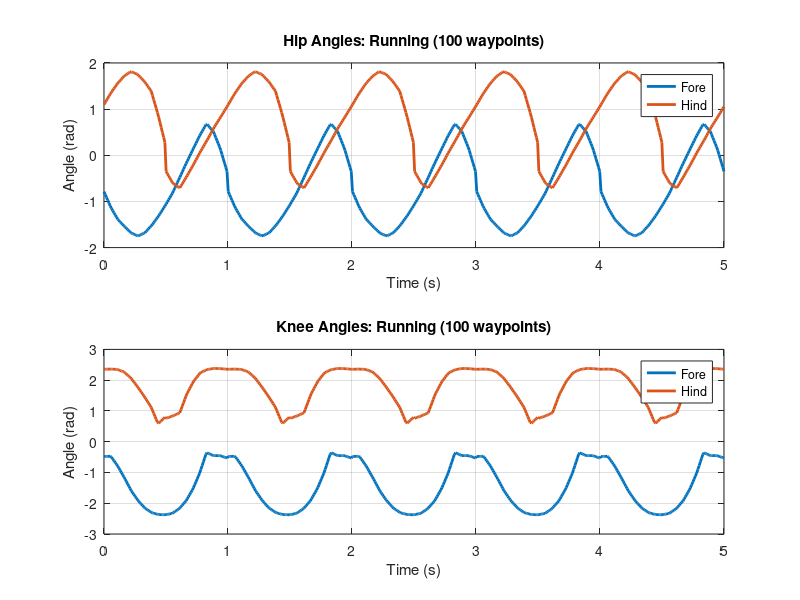

The MATLAB script that drew this image:
% data from https://www.sciencedirect.com/science/article/pii/S2667379721000334#appA
%clc,clear

% Parameters
n = 100;                  % Interpolation points per gait
tt = 5;                   % Total time for the motion (seconds)
t_stationary = 0;          % Time at the start where the robot is stationary (seconds)
steps = 5;                % Total number of steps
t_gait = (tt - t_stationary) / steps; % Period for each gait cycle (seconds)
phase_offset=0.5;
% Fore leg joint angles (19 moments)
fore_leg_data = [
    -135.15, 27.49, -11.49;
    -154.67, 27.08, -31.33;
    -169.29, 45.25, -51.57;
    -178.41, 67.56, -72.61;
    -186.48, 91.50, -89.01;
    -190.26, 109.99, -100.40;
    -186.05, 123.83, -112.25;
    -176.81, 132.31, -119.91;
    -165.18, 135.66, -123.72;
    -151.81, 136.11, -123.09;
    -137.32, 133.38, -116.44;
    -119.06, 124.79, -99.55;
    -100.48, 110.35, -75.98;
    -82.99, 88.28, -35.06;
    -65.69, 58.51, 1.27;
    -50.75, 20.04, 15.72;
    -60.38, 25.94, 7.80;
    -81.39, 25.95, 4.50;
    -110.00, 30.51, -2.64
];

% Hind leg joint angles (19 moments)
hind_leg_data = [
    -110.07, -43.59, 39.35;
    -125.11, -48.07, 36.26;
    -130.46, -53.90, 29.53;
    -116.37, -88.06, 31.88;
    -101.57, -112.11, 38.27;
    -85.76, -128.43, 67.40;
    -71.20, -134.32, 85.82;
    -55.72, -136.46, 99.24;
    -42.22, -135.97, 113.11;
    -28.40, -134.84, 126.60;
    -13.99, -135.23, 127.85;
    -1.54, -134.67, 118.17;
    7.99, -130.12, 106.86;
    13.94, -118.94, 92.70;
    10.52, -102.23, 80.91;
    1.70, -84.00, 68.78;
    -10.28, -64.01, 52.58;
    -39.60, -33.34, 35.47;
    -73.93, -45.34, 49.04
];

% Interpolation for trajectories
original_points = linspace(0, 1, 19); % Original moments
interpolated_points = linspace(0, 1, n);

% Fore leg interpolation
fore_hip = interp1(original_points, fore_leg_data(:, 1), interpolated_points);
fore_knee = interp1(original_points, fore_leg_data(:, 2), interpolated_points);
fore_ankle = interp1(original_points, fore_leg_data(:, 3), interpolated_points);

% Hind leg interpolation
hind_hip = interp1(original_points, hind_leg_data(:, 1), interpolated_points);
hind_knee = interp1(original_points, hind_leg_data(:, 2), interpolated_points);
hind_ankle = interp1(original_points, hind_leg_data(:, 3), interpolated_points);

% Time vectors
t_gait_points = linspace(0, t_gait, n); % Time for one gait cycle
t_total = linspace(0, tt, n * steps + n * (t_stationary / t_gait)); % Total time with stationary period

% Fore and Hind leg trajectories (per gait cycle)
fore_leg_traj = [t_gait_points', fore_hip'+90, -fore_knee'];
hind_leg_traj = [t_gait_points', hind_hip'+90, -hind_knee'];

%phase offset
if steps ~= 1
    hind_leg_traj(:,2:3)=circshift(hind_leg_traj(:,2:3), phase_offset*n,1);
end

% Initialize arrays for entire sequence
jAngsF_cheetah = zeros(length(t_total), 3);
jAngsH_cheetah = zeros(length(t_total), 3);

% Assign time vectors
jAngsF_cheetah(:, 1) = t_total;
jAngsH_cheetah(:, 1) = t_total;

% Stationary phase
stationary_frames = n * (t_stationary / t_gait);
jAngsF_cheetah(1:stationary_frames, 2:3) = repmat(fore_leg_traj(1, 2:3), stationary_frames, 1);
jAngsH_cheetah(1:stationary_frames, 2:3) = repmat(hind_leg_traj(1, 2:3), stationary_frames, 1);

% Repeated gait cycles
for step = 1:steps
    start_idx = stationary_frames + (step - 1) * n + 1;
    end_idx = stationary_frames + step * n;
    jAngsF_cheetah(start_idx:end_idx, 2:3) = fore_leg_traj(:, 2:3);
    jAngsH_cheetah(start_idx:end_idx, 2:3) = hind_leg_traj(:, 2:3);
end

% Convert to radians
jAngsF_cheetah_rad = jAngsF_cheetah;
jAngsH_cheetah_rad = jAngsH_cheetah;
jAngsF_cheetah_rad(:, 2:3) = deg2rad(jAngsF_cheetah_rad(:, 2:3));
jAngsH_cheetah_rad(:, 2:3) = deg2rad(jAngsH_cheetah_rad(:, 2:3));



%% Save data
save('cheetah_traj_CF.mat', 'jAngsF_cheetah', 'jAngsH_cheetah', 'jAngsF_cheetah_rad', 'jAngsH_cheetah_rad');

if steps==1 %for single gait cycle trajectories (making waypoints for optimization code)
    load('jAngs_cheetah_waypoints.mat')
    hip_motion_F=jAngsF_cheetah_rad(:,2);
    knee_motion_F=jAngsF_cheetah_rad(:,3); %ignore left as left is just right traj with phase offset
    hip_motion_H=jAngsH_cheetah_rad(:,2);
    knee_motion_H=jAngsH_cheetah_rad(:,3); %ignore left as left is just right traj with phase offset
    save('cheetah_waypoints.mat','hip_motion_F','knee_motion_F','hip_motion_H','knee_motion_H')
end
%% plot
figure('Name','waypoints')
subplot(2,1,1);
plot(jAngsF_cheetah_rad(:,1), jAngsF_cheetah_rad(:,2), 'LineWidth', 2); 
hold on;
plot(jAngsH_cheetah_rad(:,1), jAngsH_cheetah_rad(:,2), 'LineWidth', 2);
xlabel('Time (s)'); ylabel('Angle (rad)');
legend('Fore', 'Hind');
title(['Hip Angles: Running (', num2str(n), ' waypoints)']);
grid on;
subplot(2,1,2);
plot(jAngsF_cheetah_rad(:,1), jAngsF_cheetah_rad(:,3), 'LineWidth', 2); 
hold on;
plot(jAngsH_cheetah_rad(:,1), jAngsH_cheetah_rad(:,3), 'LineWidth', 2);
xlabel('Time (s)'); ylabel('Angle (rad)');
legend('Fore', 'Hind');
title(['Knee Angles: Running (', num2str(n), ' waypoints)']);
grid on;